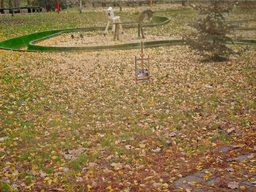
#> input picture Dataset/test/hazy/21.png, 256 x 192 px, shrunk from 1600 x 1200 before the run; its folder holds 4 pictures in this run
$ python main.py   (older library calls are emulated)
#> lines starting #> are read from the running program, lines starting #| are printed output that depends on the picture
### transform.py
#!/usr/bin/env python
# -*- coding: utf-8 -*-
# @Time: 2017/10/14 13:21
# @Author: DaiPuWei
# @Site: 理学院
# # @File: __init__ .py.py
# @Software: PyCharm Community Edition

#code from: https://blog.actorsfit.com/a?ID=00600-7603c319-89a9-468d-a2fd-a491d010e4e5


import cv2
import numpy as np

def  RGB2HSI (rgb_img) :
    """
    This is the function to convert RGB color image to HSI image
    :param rgm_img: RGB color image
    :return: HSI image
    """

    #Save the number of rows and columns of the original image
    row = np.shape(rgb_img)[ 0 ]
    col = np.shape(rgb_img)[ 1 ]
    #Copy the original image
    hsi_img = rgb_img.copy()
    #Channel splitting the image
    B,G,R = cv2.split(rgb_img)
    # Normalize the channel to [0,1]
    [B,G,R] = [i/255.0  for i in ([B,G,R])]
    H = np.zeros((row, col)) #define H channel
    I = (R + G + B)/3.0 #Calculate I channel
    S = np.zeros((row,col)) #define S channel
    for i in range(row):
        den = np.sqrt((R[i]-G[i])** 2 +(R[i]-B[i])*(G[i]-B[i]))
        thetha = np.arccos( 0.5 *(R[i]-B[i]+R[i]-G[i])/den)
        #Calculate the included angle
        h = np.zeros(col) #define temporary array
        #den >0 and G>=B element h is assigned to thetha
        h[B[i]<=G[i]] = thetha[B[i]<=G[i]]
        #den>0 and the element h of G<=B is assigned to thetha
        h[G[i]<B[i]] = 2 *np.pi-thetha[G[i]<B[i]]
        #den<0 The element h is assigned to 0
        h[den == 0 ] = 0
        H[i] = h/( 2 *np.pi) #Assignment to the H channel after radianization

    #Calculate the S channel
    for i in range(row):
        min = []
        #Find the minimum value of each group of RGB values
        for j in range(col):
            arr = [B[i][j],G[i][j],R[i][j]]
            min.append(np.min(arr))
        min = np.array(min)
        #Calculate the S channel
        S[i] = 1 -min* 3/(R[i]+B[i]+G[i])
        #I is a value of 0 directly assigned to 0
        S[i][R[i]+ B[i]+G[i] == 0 ] = 0
    #Expand to 255 for easy display. Generally, the H component is between [0,2pi], and S and I are between [0,1]
    hsi_img[:, :, 0 ] = H* 255
    hsi_img[:,:, 1 ] = S* 255
    hsi_img[:,:, 2 ] = I* 255
    return hsi_img

def  HSI2RGB (hsi_img) :
    """
    This is the function to convert HSI image to RGB image
    :param hsi_img: HSI color image
    :return: RGB image
    """
    # The number of rows and columns to save the original image
    row = np.shape(hsi_img)[ 0 ]
    col = np.shape(hsi_img)[ 1 ]
    #Copy the original image
    rgb_img = hsi_img.copy()
    #Channel splitting the image
    H,S,I = cv2.split(hsi_img)
    # Normalize the channel to [0,1]
    [H,S,I] = [i/255.0  for i in ([H,S,I])]
    R,G,B = H,S,I
    for i in range(row):
        h = H[i]* 2 *np.pi
        #H is greater than or equal to 0 and less than 120 degrees when
        a1 = h >= 0
        a2 = h < 2 *np.pi/3
        a = a1 & a2 #The flower of the first case Style index
        tmp = np.cos(np.pi/3 -h)
        b = I[i] * ( 1 -S[i])
        r = I[i]*( 1 +S[i]*np.cos(h)/tmp)
        g = 3 *I[i]-r-b
        B[i][a] = b[a]
        R[i][a] = r[a]
        G[i][a] = g[a]
        #H is greater than or equal to 120 degrees and less than 240 degrees
        a1 = h >= 2 *np.pi/3
        a2 = h < 4 *np.pi/3
        a = a1 & a2          #index of the second case
        tmp = np.cos(np.pi-h)
        r = I[i] * ( 1 -S[i])
        g = I[i]*( 1 +S[i]*np.cos(h- 2 *np.pi/3 )/tmp)
        b = 3 * I[i]-r-g
        R[i][a] = r[a]
        G[i][a] = g[a]
        B[i][a] = b[a]
        #H is greater than or equal to 240 degrees and less than 360 degrees
        a1 = h >= 4 * np.pi/3
        a2 = h < 2 * np.pi
        a = a1 & a2
        #The fancy index of the third case
        tmp = np.cos( 5 * np.pi/3 -h)
        g = I[i] * ( 1 -S[i])
        b = I[i]*( 1 +S[i]*np.cos(h- 4 *np.pi/3 )/tmp)
        r = 3 * I[i]-g-b
        B[i][a] = b[a]
        G[i][a] = g[a]
        R[i][a] = r[a]
    rgb_img[:,:, 0 ] = B* 255
    rgb_img[:,:, 1 ] = G* 255
    rgb_img[:,:, 2 ] = R* 255
    return rgb_img

### main.py

from re import S
import cv2
from PIL import Image
import numpy as np
import os
import matplotlib.pyplot as plt

#using function from someone else in here: (Cited inside the transform script)
from transform import HSI2RGB,RGB2HSI


#%% function to read images

def read_images(images_dir):

    #create directories of images and masks

#> called with images_dir = './Dataset/test/hazy'
    input_img_paths = sorted(
        [
        os.path.join(images_dir, fname) #join the path and the name where name is given by next line
        for fname in os.listdir(images_dir) #name each file in the directory
        if fname.endswith(".jpg") or fname.endswith('.jpeg') or fname.endswith('.png') #aceptable formats for files in directory
        ]
    )

    x=[]

    for i in range(0,len(input_img_paths)):

        #load images as multiple numpys arrays
        I = cv2.cvtColor(cv2.imread(input_img_paths[i]), cv2.COLOR_BGR2RGB)

        I3= np.array(I)
        x.append(I3)

    #transform data into numpy arrays
    x=np.array(x)

    return x

input_dir = "./Dataset/test/hazy" #image to enhance

# Read images
x = read_images(input_dir)

print("input_images shape and range", x.shape, x.min(), x.max())


#take one example image to test the algorithm
I_original = x[1,:,:,:]

#code for plotting purposes from: https://datacarpentry.org/image-processing/05-creating-histograms/

def plot_histo(ima):
    # tuple to select colors of each channel line
    colors = ("red", "green", "blue")
    channel_ids = (0, 1, 2)

    # create the histogram plot, with three lines, one for
    # each color
    plt.figure()
    plt.xlim([0, 256])
    for channel_id, c in zip(channel_ids, colors):
        histogram, bin_edges = np.histogram(
            ima[:, :, channel_id], bins=256, range=(0, 256)
        )
        plt.plot(bin_edges[0:-1], histogram, color=c)

    plt.title("Color Histogram")
    plt.xlabel("Color value")
    plt.ylabel("Pixel count")

    plt.show()
#> figure, not shown here; curve peaks at x = 203, y = 694; curve peaks at x = 176, y = 643; curve peaks at x = 164, y = 544


#plot the original image histogram
plot_histo(I_original)


#%% 1. First strech the color channels

def strech_color(ima):
    #input ima is an rgb image [hight,wide,num_colors]
    [a,b,c]=ima.shape
#> a = 192; b = 256; c = 3

    final_ima=np.zeros((a,b,c)) #the return with already streched channels

    for channel in range(0,c): # iterates over each channel

        c_min=np.min(ima[:,:,channel])
        c_max=np.max(ima[:,:,channel])

        for i in range(0,a): #iterates over each row
            for j in range(0,b): #iterates over each column
                final_ima[i,j,channel] = (ima[i,j,channel] - c_min)/(c_max-c_min)
#> this loop made 3 passes
#> (c_min, c_max) on passes 1 to 3: (17, 253), (15, 242), (0, 249)

    return(final_ima)

p1=strech_color(I_original)
print("Streched image: ", p1.shape, np.min(p1), np.max(p1))

#%% 2. Get the intesity of each channel by using RGB to HSI and find value of I (intensity of each pixel matrix)

def HSI(ima):
    #input ima is an rgb image [hight,wide,num_colors]
    [a,b,c]=ima.shape
#> a = 192; b = 256; c = 3

    I=np.zeros((a,b)) #the return of intesty component of the HSI color space transformation

    for i in range(0,a): #iterates over each row
        for j in range(0,b): #iterates over each column
            I[i,j] = (((ima[i,j,0]+ima[i,j,1]+ima[i,j,2])/3))
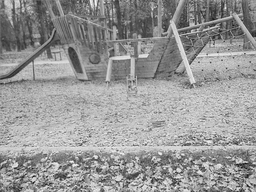
#> I: shape (192, 256) float64; min 0.0651, max 1, mean 0.594

    return(I)

p2=HSI(p1) #get the intesity pixel matrix
print("Intensity matrix: ", p2.shape, np.min(p2), np.max(p2)) #it distributes between 0 and 1
#print(p2)

#%% Now compute the dissimilarity histogram

#We start by computting the membership function

def MF(I,std_ima): #membership function
    #input the intensity matrix and the standar deviation of the original image

#> called with std_ima = 41.59
    [a,b]=I.shape
#> a = 192; b = 256

    pmf=np.zeros((a,b)) #to create a similar fuzy set
    u_d=np.zeros((a,b)) #create a similar fuzy set

    for i in range(0,a): #rows
        for j in range(0,b): #columns

            u_temp=[] #to save the tmeporary calculation of U values before taking maximum

            #we are going to try the 3x3 operations (9 in total). But use try-except in case we are in a border pixel

            #left pixels
            try:
                r1=abs(1-I[i,j]-I[i-1,j])/std_ima
                if r1>0:
                    u_temp.append(r1)
                else:
                    u_temp.append(0)
            except:
                pass

            try:
                r2=abs(1-I[i,j]-I[i-1,j-1])/std_ima
                if r2>0:
                    u_temp.append(r2)
                else:
                    u_temp.append(0)
            except:
                pass

            try:
                r3=abs(1-I[i,j]-I[i-1,j+1])/std_ima
                if r3>0:
                    u_temp.append(r3)
                else:
                    u_temp.append(0)
            except:
                pass

            #upper an lower pixels
            try:
                r4=abs(1-I[i,j]-I[i,j-1])/std_ima
                if r4>0:
                    u_temp.append(r4)
                else:
                    u_temp.append(0)
            except:
                pass

            try:
                r5=abs(1-I[i,j]-I[i,j+1])/std_ima
                if r5>0:
                    u_temp.append(r5)
                else:
                    u_temp.append(0)
            except:
                pass

            #right pixels
            try:
                r6=abs(1-I[i,j]-I[i+1,j])/std_ima
                if r6>0:
                    u_temp.append(r6)
                else:
                    u_temp.append(0)
            except:
                pass

            try:
                r7=abs(1-I[i,j]-I[i+1,j+1])/std_ima
                if r7>0:
                    u_temp.append(r7)
                else:
                    u_temp.append(0)
            except:
                pass

            try:
                r8=abs(1-I[i,j]-I[i+1,j-1])/std_ima
                if r8>0:
                    u_temp.append(r8)
                else:
                    u_temp.append(0)
            except:
                pass

            #create a similar fuzzy set
            pmf[i,j]=np.mean(u_temp)

            #finally we take the complement of pmf
            u_d[i,j]=(1-pmf[i,j])
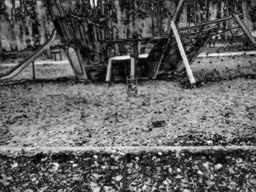
#> pmf: shape (192, 256) float64; min 0.000197, max 0.0188, mean 0.00731; drawn with min black and max white

    return(u_d)

p3=MF(p2,np.std(I_original)) #get new "dissimilar" fuzzy set --> standar deviation of the original image
print("MF: ",p3.shape,np.min(p3),np.max(p3))

#%% 4. compute the fuzzy dissimilarity histogram Hfd

def fuzzy_histo(intensity, dissimilar): #get the fuzzy histogram
    #input the dissimilarity matrix and the intensiy matrix for campare them
    [a,b]=intensity.shape

    print("i mat: ",intensity)
    print("d mat: ",dissimilar)

    #miu_pi=np.zeros((a,b))
    histo=np.zeros((1,256))

    for k in range(0,256):

        #miu_pi=np.zeros((a,b))
        miu_pi=0

        for i in range(0,a):#rows
            for j in range(0,b): #colum

                if int(intensity[i,j])==k:
                    miu_pi=miu_pi+dissimilar[i,j]
        histo[0,k]=miu_pi

    return histo


#transform p2 in range of values 0 to 255
def trans_255(intensity):
    [t1,t2]=intensity.shape
#> t1 = 192; t2 = 256
    r=np.zeros((t1,t2))
    for i in range(0,t1):
        for j in range(0,t2):
            r[i,j]=int((int(intensity[i,j]*1000)/1000)*255)
    return r

p2_255=trans_255(p2)


p4=fuzzy_histo(p2_255, p3)
#> (printed output is left out)
#> (printed output is left out)
print("fuzzy histogram: ",p4.shape,np.min(p4),np.max(p4))


#plot historgram
plt.figure()
[a,b]=(p4).shape
#> a = 1; b = 256
plt.bar(np.arange(b),p4[0,:])
plt.title("Fuzzy Histogram")
plt.xlabel("Intensity")
plt.ylabel("Value")
plt.show()
#> figure, not shown here; tallest bar 568.7 high, from x = 188.6 to 189.4


#%% 5. gamma correction

#pdf
def pdf(histo):
    [a,b]=histo.shape
#> a = 1; b = 256

    pdf=np.zeros((a,b))

    total_pixels=np.sum(histo[0,:])

    for i in range(0,b):
        pdf[0,i]=histo[0,i]/total_pixels

    return pdf

p5=pdf(p4) #normalize histogram between 0 and 1 in axis-y
print("pdf: ",p5.shape,np.min(p5),np.max(p5))


#plot historgram
plt.figure()
[a,b]=(p5).shape
plt.bar(np.arange(b),p5[0,:])
plt.title("PDF")
plt.xlabel("Intensity")
plt.ylabel("Value")
plt.show()
#> figure, not shown here; tallest bar 0.0117 high, from x = 188.6 to 189.4


#compute the comulative density function
def CDM(histo):
    [a,b]=histo.shape
#> a = 1

    cdm=np.zeros((a,b))

    for k in range(0,b):
        if k==0: #if its the first intensity
           cdm[0,k]=histo[0,k]
        else:
            cdm[0,k]= cdm[0,k-1] + histo[0,k] #add the previous and the k of histo

    return cdm

p6=CDM(p5) #cumulative histogram
print("cdm: ",p6.shape,np.min(p6),np.max(p6))


#plot historgram
plt.figure()
[a,b]=(p6).shape
plt.bar(np.arange(b),p6[0,:])
plt.title("CDM")
plt.xlabel("Intensity")
plt.ylabel("Value")
plt.show()
#> figure, not shown here; tallest bar 1 high, from x = 254.6 to 255.4


#%% 6. compute the weighted histogram distribution function pdf_W (WHD)

def WHD(pdf,cdf):

    [a,b]=pdf.shape

    pdf_w=np.zeros((a,b))

    pdf_max=np.max(pdf)
    pdf_min=np.min(pdf)

    for i in range(0,b):
        pdf_w[0,i]=pdf_max* (((pdf[0,i]-pdf_min)/(pdf_max-pdf_min))**cdf[0,i])

    return pdf_w

p7=WHD(p5,p6) #weighted histogram distribution function
print("pdf_w: ",p7.shape,np.min(p7),np.max(p7))


#plot historgram
plt.figure()
[a,b]=(p7).shape
plt.bar(np.arange(b),p7[0,:])
plt.title("PDF_W")
plt.xlabel("Intensity")
plt.ylabel("Value")
plt.show()


#%% 7. compute the weighted comulative distribution fuction

def CDFW(pdf_w):

    [a,b]=pdf_w.shape

    cdf_w=np.zeros((a,b))

    s=np.sum(pdf_w[0,:]) #sum of all weighted intensities

    p_sum=pdf_w/s

    for i in range(0,b):
        if i==0: #if is the first iteration
            cdf_w[0,i]=p_sum[0,i]
        else:
            cdf_w[0,i]=cdf_w[0,i-1] + p_sum[0,i] #previous plus the new

    return cdf_w

p8=CDFW(p7) #weighted histogram distribution function
print("cdf_w: ",p8.shape,np.min(p8),np.max(p8))


#plot historgram
plt.figure()
[a,b]=(p8).shape
plt.bar(np.arange(b),p8[0,:])
plt.title("CDM_W")
plt.xlabel("Intensity")
plt.ylabel("Value")
plt.show()
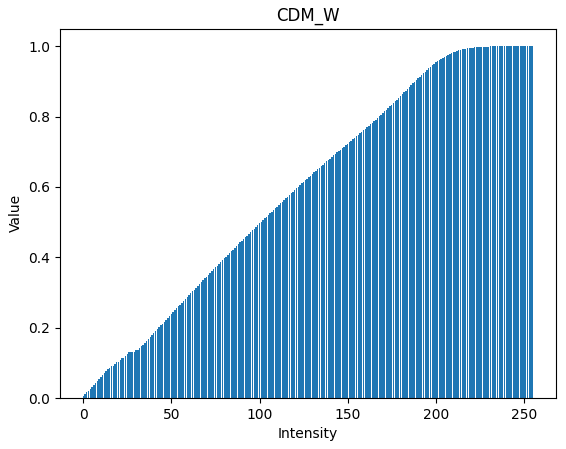
#> figure drawn by matplotlib, 1 panel; tallest bar 1 high, from x = 254.6 to 255.4


#%% 8. Compute gamma

gamma=1-p8
print("gamma: ",gamma.shape,np.min(gamma),np.max(gamma))
#print(gamma)

#%% 9. apply gamma correction to intensity of streched colors

def apply_gamma(gamma,intensity):
    [a,b]=intensity.shape

    I_corrected=np.zeros((a,b))
    max_inte = np.max(intensity)
#> max_inte = 255

    for i in range(0,a):
        for j in range(0,b):
            val_temp=int(intensity[i,j])
            #I_corrected[i,j]=(intensity[i,j]*((intensity[i,j]/max_inte)**gamma[0,(val_temp)]))
            I_corrected[i,j]=(val_temp*((val_temp/max_inte)**gamma[0,(val_temp)]))

    return I_corrected

p9=apply_gamma(gamma,p2_255)
print("corrected intensity: ",p9.shape,np.min(p9),np.max(p9))

#%% trasform with corrected intensity back to RGB and then back to HSI to get the maximum saturation S

img_r = cv2.normalize(I_original, None, alpha=0, beta=1, norm_type=cv2.NORM_MINMAX, dtype=cv2.CV_32F) #resized image between 0 and 1, which is bassically x/255
#using dtype=cv2.CV_32F flag to convert from unit8 to float to make image show correctly

HSI_tempo1= RGB2HSI(img_r)
#> after the loop in RGB2HSI, `for i in range(row):`:
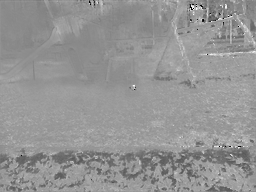
#> H: shape (192, 256) float64; min 0, max 0.992, mean 0.583
#> after the loop in RGB2HSI, `for i in range(row):`:
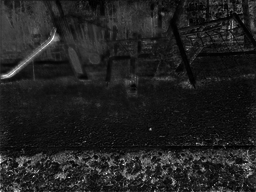
#> S: shape (192, 256) float64; min 0, max 1, mean 0.131
print('HS1_dimensions: ', HSI_tempo1.shape)
#| HS1_dimensions:  (192, 256, 3)

ima_c= np.dstack((HSI_tempo1[:,:,0],HSI_tempo1[:,:,1],p9))#corrected image with intensity
RGB_tempo = HSI2RGB(ima_c) #transform to rgb with corrected intensity matrix
#> after the loop in HSI2RGB, `for i in range(row):`:
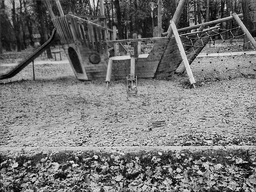
#> R: shape (192, 256) float64; min 0, max 1, mean 0.462; drawn with min black and max white
#> in HSI2RGB, `rgb_img[:,:, 2 ] = R* 255`:
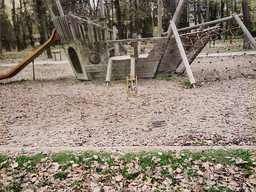
#> rgb_img: shape (192, 256, 3) float64; mean R, G, B 144.8, 132.1, 117.8; drawn with min black and max white

#transform back to HSI
HSI_tempo2= RGB2HSI(RGB_tempo)

S_e = HSI_tempo2[:,:,1] #extracted from the gamma corrected intensity image
S_o = HSI_tempo1[:,:,1] #extracted from the original image

#%% get the final saturation

def final_s(S_e,S_o):

    [a,b]=S_e.shape

    S_m=np.zeros((a,b))

    for i in range(0,a):
        for j in range(0,b):
            if S_e[i,j] >= S_o[i,j]:
                S_m[i,j]=S_e[i,j]
            else:
                S_m[i,j]=S_o[i,j]

    return S_m

S_m=final_s(S_e,S_o)

#get the final rgb image

ima_c2= np.dstack((HSI_tempo2[:,:,0],S_m,p9))#corrected image with intensity and saturation
final_image = HSI2RGB(ima_c2)

#save image
save_dir = "./Dataset/results/" #image to enhance

img_br_save = cv2.normalize(final_image, None, alpha=0, beta=255, norm_type=cv2.NORM_MINMAX, dtype=cv2.CV_32F) #resized image between 0 and 255 to correctly save it
cv2.imwrite((save_dir+'10.png'),cv2.cvtColor(img_br_save, cv2.COLOR_RGB2BGR)) #save

#plot the corrected image histogram
plot_histo(img_br_save)

'''
plt.figure()
plt.imshow(final_image)
'''
